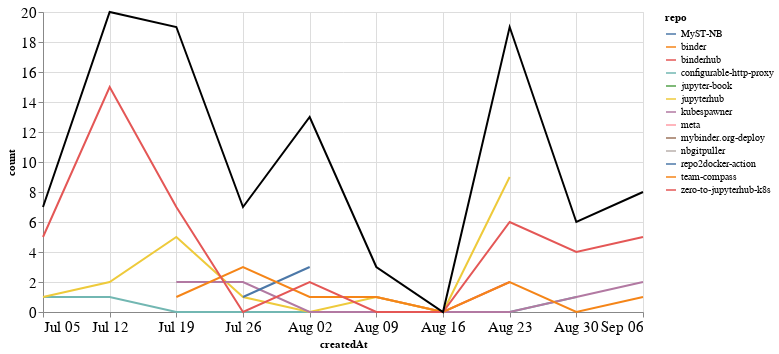

Notebook code cell kept with this figure:
### Markdown cell above
## Comments

### Code cell
comments_time = comments.groupby('repo').resample('W', on='createdAt').count()['author'].reset_index()
comments_time = comments_time.rename(columns={'author': 'count'})
comments_time_total = comments_time.groupby('createdAt').agg({"count": "sum"}).reset_index()
ch1 = alt.Chart(comments_time, width=600).mark_line().encode(
    x='createdAt',
    y='count',
    color='repo',
    tooltip="repo"
)

ch2 = alt.Chart(comments_time_total, width=600).mark_line(color="black").encode(
    x='createdAt',
    y='count',
)

ch1 + ch2

### Figure 1 — Vega-Lite specification as saved in the notebook (floating-point values rounded to 4 significant figures)
{"config": {"axisLeft": {"labelFontSize": 15}, "axisBottom": {"labelFontSize": 15}}, "layer": [{"data": {"name": "data-9944845954c3b18e767b4140a143cd9d"}, "mark": "line", "encoding": {"color": {"type": "nominal", "field": "repo"}, "tooltip": {"type": "nominal", "field": "repo"}, "x": {"type": "temporal", "field": "createdAt"}, "y": {"type": "quantitative", "field": "count"}}, "width": 600}, {"data": {"name": "data-355ffc19207aff68e4683e73030a7352"}, "mark": {"type": "line", "color": "black"}, "encoding": {"x": {"type": "temporal", "field": "createdAt"}, "y": {"type": "quantitative", "field": "count"}}, "width": 600}], "$schema": "https://vega.github.io/schema/vega-lite/v4.8.1.json", "datasets": {"data-9944845954c3b18e767b4140a143cd9d": [{"repo": "MyST-NB", "createdAt": "2020-08-02T00:00:00", "count": 2}, {"repo": "binder", "createdAt": "2020-07-19T00:00:00", "count": 2}, {"repo": "binderhub", "createdAt": "2020-08-09T00:00:00", "count": 1}, {"repo": "binderhub", "createdAt": "2020-08-16T00:00:00", "count": 0}, {"repo": "binderhub", "createdAt": "2020-08-23T00:00:00", "count": 2}, {"repo": "configurable-http-proxy", "createdAt": "2020-07-05T00:00:00", "count": 1}, {"repo": "configurable-http-proxy", "createdAt": "2020-07-12T00:00:00", "count": 1}, {"repo": "configurable-http-proxy", "createdAt": "2020-07-19T00:00:00", "count": 0}, {"repo": "configurable-http-proxy", "createdAt": "2020-07-26T00:00:00", "count": 0}, {"repo": "configurable-http-proxy", "createdAt": "2020-08-02T00:00:00", "count": 0}, {"repo": "configurable-http-proxy", "createdAt": "2020-08-09T00:00:00", "count": 0}, {"repo": "configurable-http-proxy", "createdAt": "2020-08-16T00:00:00", "count": 0}, {"repo": "configurable-http-proxy", "createdAt": "2020-08-23T00:00:00", "count": 0}, {"repo": "configurable-http-proxy", "createdAt": "2020-08-30T00:00:00", "count": 1}, {"repo": "jupyter-book", "createdAt": "2020-07-12T00:00:00", "count": 1}, {"repo": "jupyterhub", "createdAt": "2020-07-05T00:00:00", "count": 1}, {"repo": "jupyterhub", "createdAt": "2020-07-12T00:00:00", "count": 2}, {"repo": "jupyterhub", "createdAt": "2020-07-19T00:00:00", "count": 5}, {"repo": "jupyterhub", "createdAt": "2020-07-26T00:00:00", "count": 1}, {"repo": "jupyterhub", "createdAt": "2020-08-02T00:00:00", "count": 0}, {"repo": "jupyterhub", "createdAt": "2020-08-09T00:00:00", "count": 1}, {"repo": "jupyterhub", "createdAt": "2020-08-16T00:00:00", "count": 0}, {"repo": "jupyterhub", "createdAt": "2020-08-23T00:00:00", "count": 9}, {"repo": "kubespawner", "createdAt": "2020-07-19T00:00:00", "count": 2}, {"repo": "kubespawner", "createdAt": "2020-07-26T00:00:00", "count": 2}, {"repo": "kubespawner", "createdAt": "2020-08-02T00:00:00", "count": 0}, {"repo": "kubespawner", "createdAt": "2020-08-09T00:00:00", "count": 0}, {"repo": "kubespawner", "createdAt": "2020-08-16T00:00:00", "count": 0}, {"repo": "kubespawner", "createdAt": "2020-08-23T00:00:00", "count": 0}, {"repo": "kubespawner", "createdAt": "2020-08-30T00:00:00", "count": 1}, {"repo": "kubespawner", "createdAt": "2020-09-06T00:00:00", "count": 2}, {"repo": "meta", "createdAt": "2020-07-19T00:00:00", "count": 2}, {"repo": "mybinder.org-deploy", "createdAt": "2020-07-12T00:00:00", "count": 1}, {"repo": "nbgitpuller", "createdAt": "2020-08-02T00:00:00", "count": 5}, {"repo": "repo2docker-action", "createdAt": "2020-07-26T00:00:00", "count": 1}, {"repo": "repo2docker-action", "createdAt": "2020-08-02T00:00:00", "count": 3}, {"repo": "team-compass", "createdAt": "2020-07-19T00:00:00", "count": 1}, {"repo": "team-compass", "createdAt": "2020-07-26T00:00:00", "count": 3}, {"repo": "team-compass", "createdAt": "2020-08-02T00:00:00", "count": 1}, {"repo": "team-compass", "createdAt": "2020-08-09T00:00:00", "count": 1}, {"repo": "team-compass", "createdAt": "2020-08-16T00:00:00", "count": 0}, {"repo": "team-compass", "createdAt": "2020-08-23T00:00:00", "count": 2}, {"repo": "team-compass", "createdAt": "2020-08-30T00:00:00", "count": 0}, {"repo": "team-compass", "createdAt": "2020-09-06T00:00:00", "count": 1}, {"repo": "zero-to-jupyterhub-k8s", "createdAt": "2020-07-05T00:00:00", "count": 5}, {"repo": "zero-to-jupyterhub-k8s", "createdAt": "2020-07-12T00:00:00", "count": 15}, {"repo": "zero-to-jupyterhub-k8s", "createdAt": "2020-07-19T00:00:00", "count": 7}, {"repo": "zero-to-jupyterhub-k8s", "createdAt": "2020-07-26T00:00:00", "count": 0}, {"repo": "zero-to-jupyterhub-k8s", "createdAt": "2020-08-02T00:00:00", "count": 2}, {"repo": "zero-to-jupyterhub-k8s", "createdAt": "2020-08-09T00:00:00", "count": 0}, {"repo": "zero-to-jupyterhub-k8s", "createdAt": "2020-08-16T00:00:00", "count": 0}, {"repo": "zero-to-jupyterhub-k8s", "createdAt": "2020-08-23T00:00:00", "count": 6}, {"repo": "zero-to-jupyterhub-k8s", "createdAt": "2020-08-30T00:00:00", "count": 4}, {"repo": "zero-to-jupyterhub-k8s", "createdAt": "2020-09-06T00:00:00", "count": 5}], "data-355ffc19207aff68e4683e73030a7352": [{"createdAt": "2020-07-05T00:00:00", "count": 7}, {"createdAt": "2020-07-12T00:00:00", "count": 20}, {"createdAt": "2020-07-19T00:00:00", "count": 19}, {"createdAt": "2020-07-26T00:00:00", "count": 7}, {"createdAt": "2020-08-02T00:00:00", "count": 13}, {"createdAt": "2020-08-09T00:00:00", "count": 3}, {"createdAt": "2020-08-16T00:00:00", "count": 0}, {"createdAt": "2020-08-23T00:00:00", "count": 19}, {"createdAt": "2020-08-30T00:00:00", "count": 6}, {"createdAt": "2020-09-06T00:00:00", "count": 8}]}}
